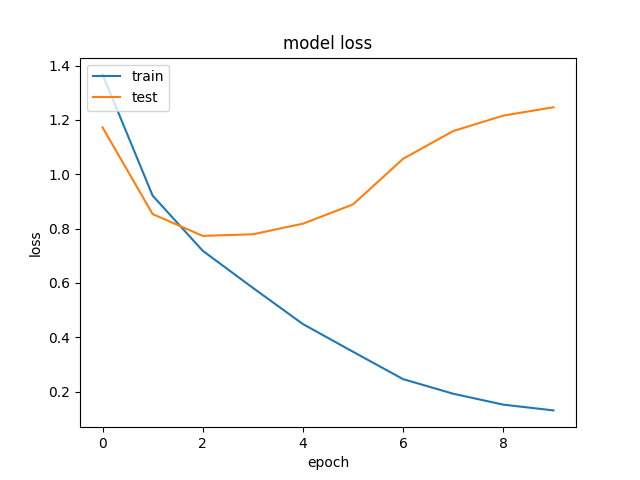

This chart was generated by the following Python code:
from keras.datasets import cifar10
import matplotlib.pyplot as plt
from keras.utils import to_categorical
from keras.models import Sequential
from keras.layers import Conv2D,MaxPooling2D,Flatten,Dense

#Get model data
(X_train,y_train),(X_test,y_test)=cifar10.load_data()

#Normalize data
X_train=X_train.astype('float32')/255
X_test=X_test.astype('float32')/255

#One hot encoding of the data
y_train=to_categorical(y_train,10)
y_test=to_categorical(y_test,10)

#Architecture of the CNN
model =Sequential()

#Add layers
model.add(Conv2D(32,(3,3),activation='relu',padding='same',input_shape=(32,32,3)))
model.add(Conv2D(32,(3,3),activation='relu'))
model.add(MaxPooling2D(pool_size=(2,2)))
model.add(Conv2D(64,(3,3),activation='relu',padding='same'))
model.add(Conv2D(64,(3,3),activation='relu'))
model.add(MaxPooling2D(pool_size=(2,2)))
model.add(Flatten())
model.add(Dense(512,activation='relu'))
model.add(Dense(10,activation='softmax'))

#Print model summary
model.summary()

#Train the model
model.compile(loss='categorical_crossentropy',optimizer='adam',metrics=['accuracy'])
history=model.fit(X_train,y_train,batch_size=32,epochs=10,validation_data=(X_test,y_test))

#Evaluate the model
score=model.evaluate(X_test,y_test,verbose=0)
print('Test loss:',score[0])
print('Test accuracy:',score[1])

#Create figure
plt.plot(history.history['loss'])
plt.plot(history.history['val_loss'])
plt.title('model loss')
plt.ylabel('loss')
plt.xlabel('epoch')
plt.legend(['train', 'test'], loc='upper left')
plt.show()
plt.savefig('cnn.png')
